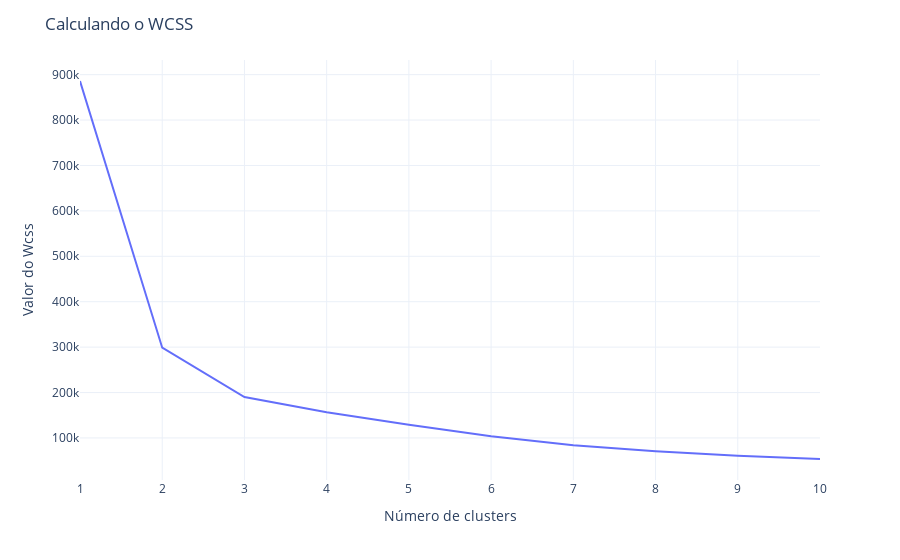

Notebook source saved alongside this figure:
### Code cell
grafico_wcss = px.line( x= range(1,11),
                        y=wcss_clientes
                       )
fig = go.Figure(grafico_wcss)

fig.update_layout(title='Calculando o WCSS',
                  xaxis_title= 'Número de clusters',
                  yaxis_title= 'Valor do Wcss', 
                  template =  'plotly_white'
                  ) 

fig.show()

### Figure 1 — Plotly figure (JSON) as saved in the notebook; plotly's stock layout.template omitted (floating-point values rounded to 4 significant figures)
{"data": [{"hovertemplate": "x=%{x}<br>y=%{y}<extra></extra>", "legendgroup": "", "line": {"color": "#636efa", "dash": "solid"}, "marker": {"symbol": "circle"}, "mode": "lines", "name": "", "orientation": "v", "showlegend": false, "type": "scatter", "x": [1, 2, 3, 4, 5, 6, 7, 8, 9, 10], "xaxis": "x", "y": [886000.0, 298700.0, 190100.0, 156500.0, 128800.0, 103600.0, 83840.0, 70550.0, 60490.0, 53600.0], "yaxis": "y"}], "layout": {"legend": {"tracegroupgap": 0}, "margin": {"t": 60}, "title": {"text": "Calculando o WCSS"}, "xaxis": {"anchor": "y", "domain": [0, 1], "title": {"text": "Número de clusters"}}, "yaxis": {"anchor": "x", "domain": [0, 1], "title": {"text": "Valor do Wcss"}}}}
